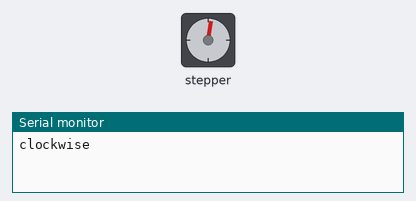
Recording of a sketch running on a simulated Arduino Uno, built with avr-gcc and run on an emulated ATmega328P. On the bench: stepper motor, the last lines printed to the serial monitor. Stepper angles assume 100 steps per turn.

Above: at 0.05 s.
At 0.6 s:
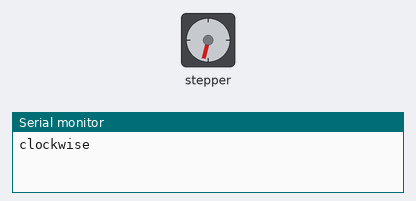
At 5.65 s:
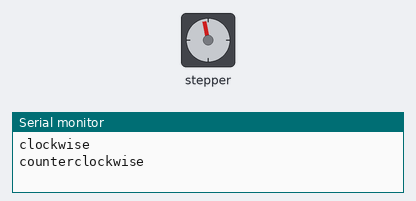
At 6.2 s:
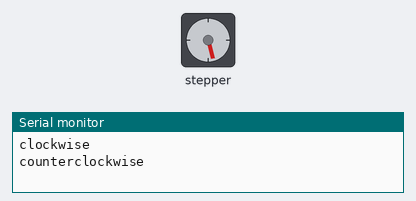
Timing chart, 0 to 14.6 s (numbered marks = the images above):
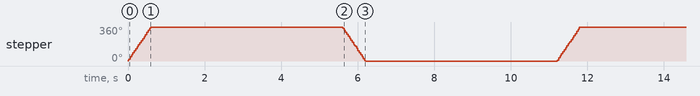

Measured:
- by itself, stepper: turns 360° clockwise in 0.60 s, then 360° counter-clockwise in 0.61 s, repeating every 11.2 s

The sketch:

step.ino
```cpp
#include <Stepper.h>
const int stepsPerRevolution = 100;
Stepper myStepper(stepsPerRevolution, 8, 9, 10, 11);
void setup() {
myStepper.setSpeed(100);
Serial.begin(9600);
}
void loop() {
// 1 rotation clockwise:
Serial.println("clockwise");
myStepper.step(stepsPerRevolution);
delay(5000);
// 1 rotation counterclockwise:
Serial.println("counterclockwise");
myStepper.step(-stepsPerRevolution);
delay(5000);
}
```
